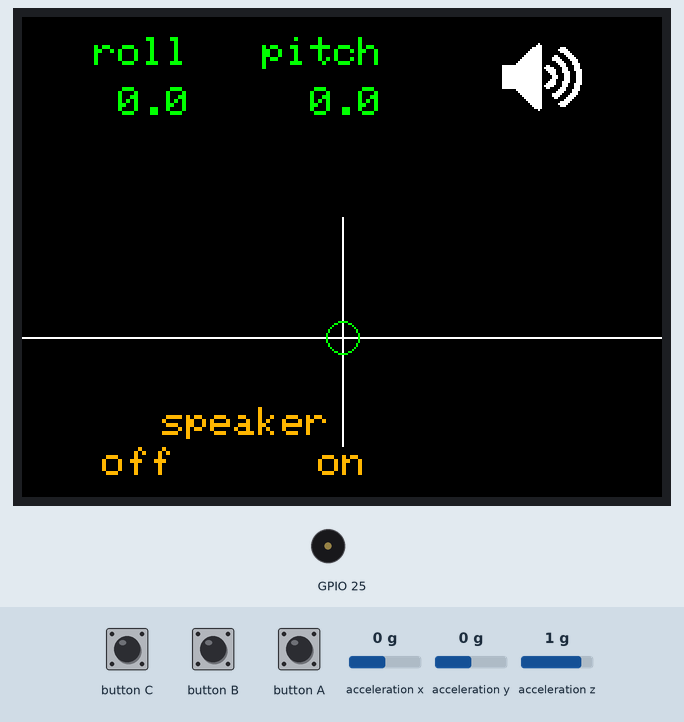
Bench run of a sketch on a simulated ESP32. Shown: 320×240 colour display, buzzer (waves = sounding). The test bench sets the inputs (shaded band); at power-on: acceleration x 0 g, acceleration y 0 g, acceleration z 1 g.

Above: at 1.17 s.
1.5 s: acceleration x set to -0.4 g
At 1.87 s:
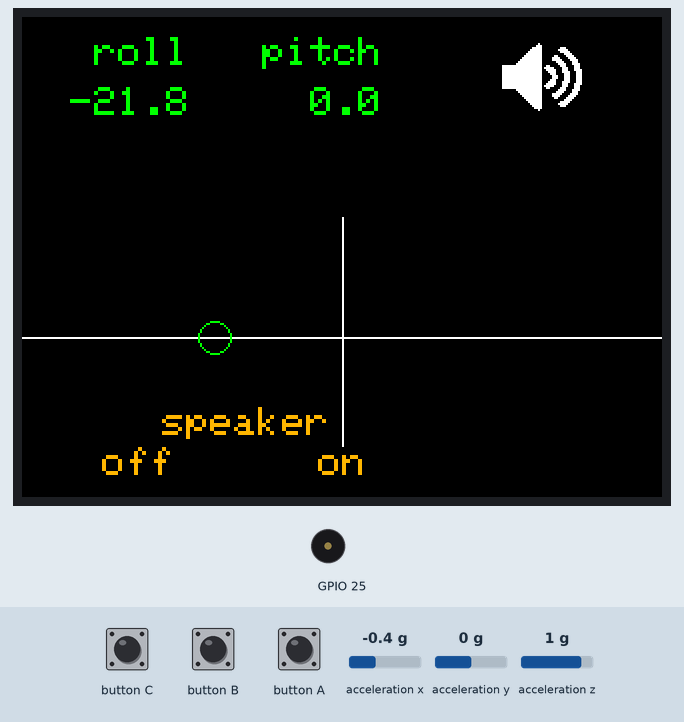
3.1 s: acceleration x set to -0.7 g
At 3.5 s:
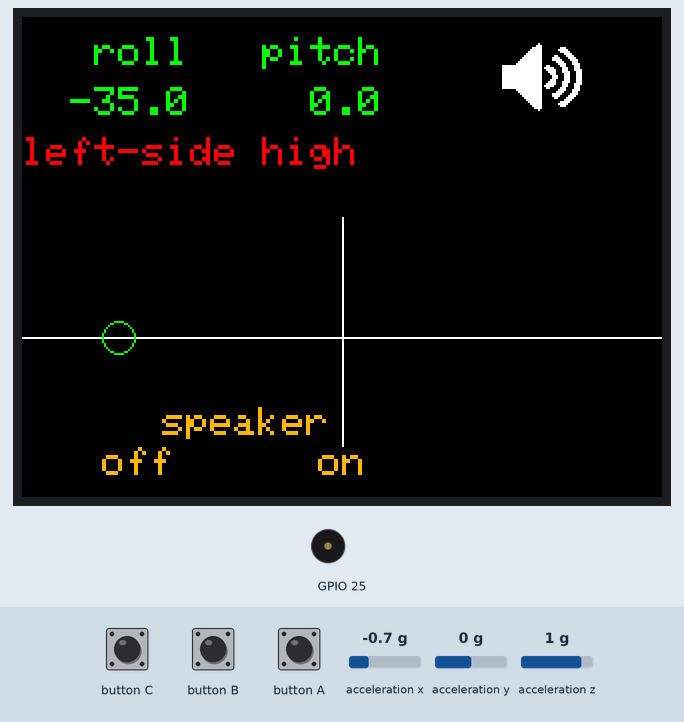
5.6 s: acceleration y set to -1.4 g
At 5.84 s:
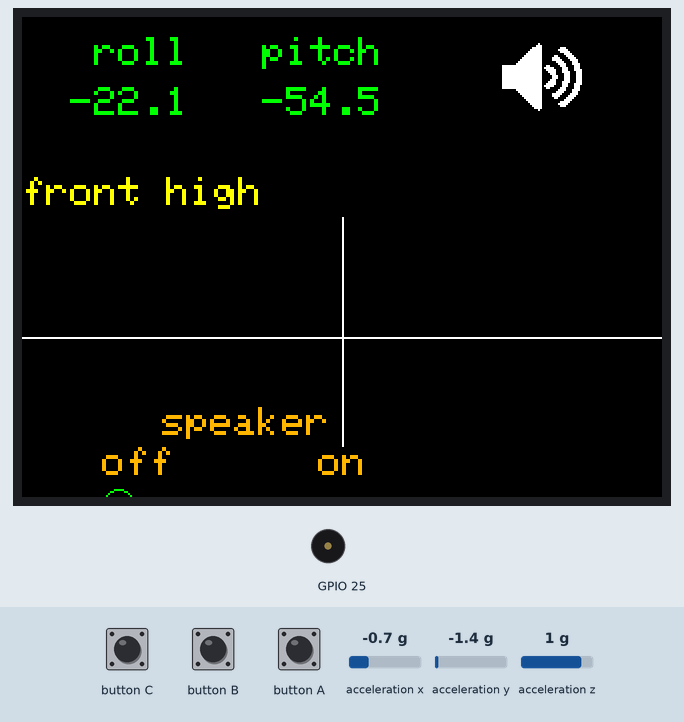
8.0 s: acceleration z set to -1.4 g
At 8.41 s:
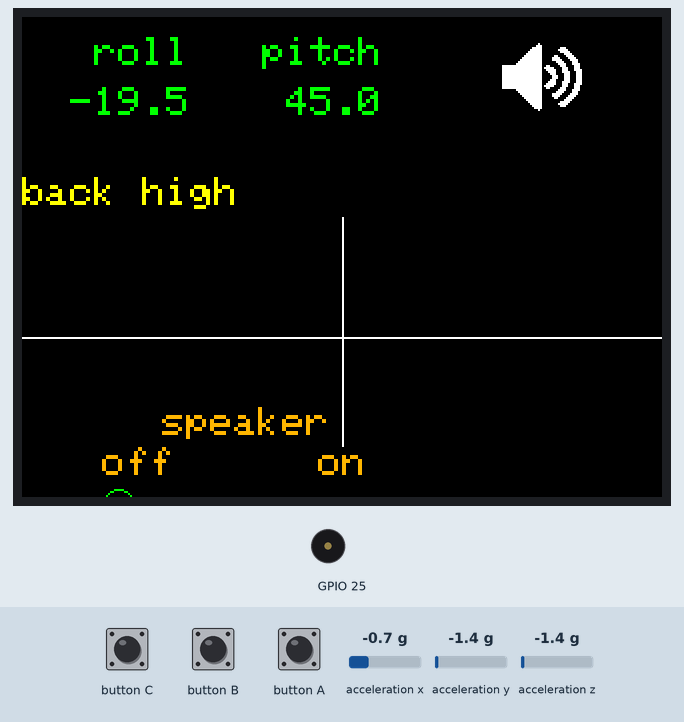
10.6 s: acceleration x set to -1.4 g
At 10.98 s:
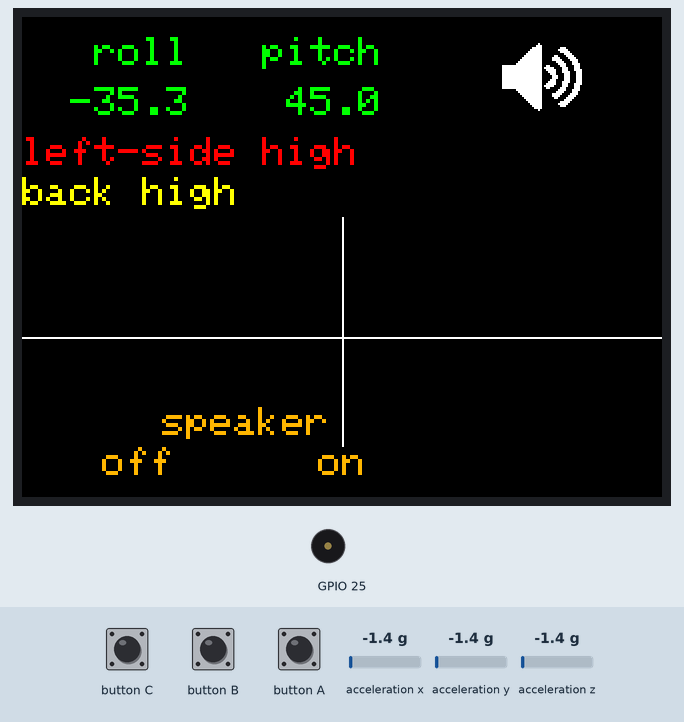
13.1 s: acceleration y set to 0.8 g
At 13.57 s:
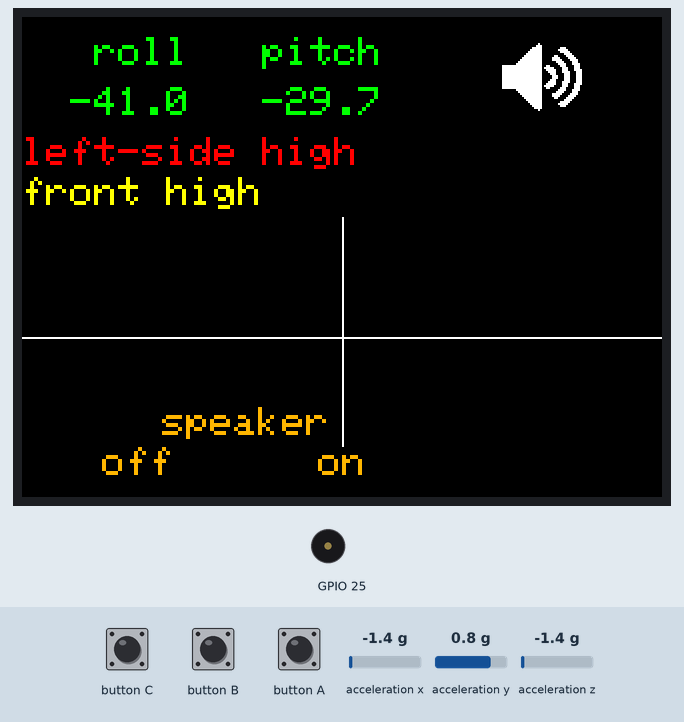
Timing chart, 0 to 16.7 s (numbered marks = the images above; inputs shaded):
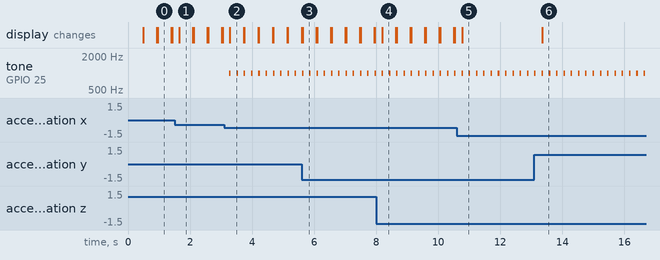

The sketch:

Listing1-3.ino
```cpp
/*******************************************************************************
 * Sketch name: Digital spirit level
 * Description: Tone function of M5Unified library for M5Stack Core2
 * Created on:  February 2023
 * Author:      Neil Cameron
 * Book:        ESP32 Communication
 * Chapter :    1 - ESP32 microcontroller
 ******************************************************************************/

#include <M5Unified.h>          // include M5Unified library
#include "image.h"          // include bitmap image
float accX, accY, accZ, degX, degY;
int pitch = 15, roll = 30;  // different tilt thresholds
int x, y;             // for X and Y axes

void setup()
{
  M5.begin();
  M5.Imu.begin();           // initialise accelerometer
  M5.Speaker.begin();         //   and M5Unified speaker
  M5.Speaker.setVolume(80);       // volume range: 0 to 255
  M5.Lcd.setTextSize(2);
  M5.Lcd.setTextColor(GREEN, BLACK);
  M5.Lcd.fillScreen(BLACK);     // draw speaker image from image.h file
  M5.Lcd.drawBitmap(240, 10, speaker, 40, 40, WHITE);
  M5.Lcd.drawFastHLine(0, 160, 320, WHITE); // draw horizontal and
  M5.Lcd.drawFastVLine(160, 100, 120, WHITE); // vertical axes for "bubble"
}

void loop()
{
  M5.Imu.getAccel(&accX, &accY, &accZ);   // 3-axis accelerometer data
  degY = atan(accY/accZ) * RAD_TO_DEG;  // roll (tilt left or right)
  degX = asin(accX/sqrt(accX*accX+accY*accY+accZ*accZ));
  degX = degX * RAD_TO_DEG;   // pitch (taking off and landing)
  M5.Lcd.setCursor(0, 10);
  M5.Lcd.print("   roll   pitch");  // switched when USB to left
  M5.Lcd.setCursor(0, 35);
  M5.Lcd.printf("%7.1f %7.1f", degX, degY);
  x = 160*(accX + 1);
  y = 60*(-accY + 1) + 100;       // position of spirit level "bubble"
  M5.Lcd.drawCircle(x, y, 8, GREEN);    // co-ordinates of centre, radius
  if(fabs(degY) > pitch || fabs(degX) > roll)
  {
    M5.Speaker.tone(1000, 50);      // sound freq Hz and time ms
    M5.Lcd.fillRect(0, 60, 320, 40, BLACK); // over-write previous text
    M5.Lcd.setCursor(0, 60);
    M5.Lcd.setTextColor(RED);       // display tilt message
    if(degX > roll) M5.Lcd.print("           right-side high");
    else if(degX < -roll ) M5.Lcd.print("left-side high");
    M5.Lcd.setCursor(0, 80);
    M5.Lcd.setTextColor(YELLOW);
    if(degY > pitch) M5.Lcd.print("back high");
    else if(degY < -pitch) M5.Lcd.print("front high");
  }
  else M5.Lcd.fillRect(0, 60, 320, 40, BLACK);  // over-write previous text
  if (M5.BtnA.wasPressed())
  {
    M5.Speaker.setVolume(0);        // turn off sound
    M5.Lcd.fillRect(240, 10, 40, 40, BLACK);
  }
  if (M5.BtnB.wasPressed())
  {               // turn on sound and
    M5.Speaker.setVolume(80);       //     display speaker image
    M5.Lcd.drawBitmap(240, 10, speaker, 40, 40, WHITE);
  }
  M5.update();
  delay(200);           // delay of 500ms is too jerky
  M5.Lcd.drawCircle(x, y, 8, BLACK);    // over-write circle
  M5.Lcd.drawFastHLine(0, 160, 320, WHITE); // redraw lines after black circle
  M5.Lcd.drawFastVLine(160, 100, 120, WHITE);
  M5.Lcd.setTextColor(TFT_ORANGE, BLACK);
  M5.Lcd.drawString("speaker", 70, 195);
  M5.Lcd.drawString("off      on", 40, 215);  // display speaker labels
  M5.Lcd.setTextColor(GREEN, BLACK);
}
```

Source omitted: image.h (data table, 1735 bytes)

Measured:
- the behaviour switches between -0.5 and -0.6 g on acceleration x (found by bisection; images 1 and 2)
- after the input at 1.5 s, the display: changes after 0.15 s (image 1)
- after the input at 3.1 s, tone on GPIO 25: alternates 1000 Hz for 0.05 s and silent for 0.18 s, starting after 0.17 s; the display: changes after 0.18 s (image 2)
- after the input at 5.6 s, the display: first differs from a run without the input at once (image 3)
- after the input at 8.0 s, the display: changes after 0.20 s (image 4)
- after the input at 10.6 s, the display: changes after 0.17 s (image 5)
- after the input at 13.1 s, the display: changes after 0.25 s (image 6)
